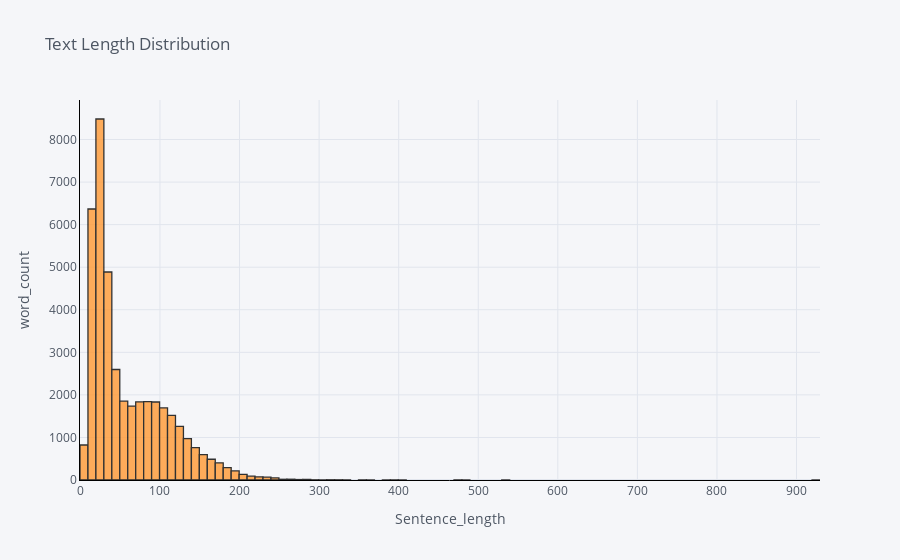

The notebook cell this image was saved under:
### Code cell
import cufflinks as cf
cf.go_offline()
cf.set_config_file(offline=False, world_readable=True)

df['word_count'].iplot(
    kind='hist',
    bins=100,
    xTitle='Sentence_length',
    linecolor='black',
    yTitle='word_count',
    title='Text Length Distribution')

### Figure 1 — Plotly figure (JSON) as saved in the notebook; plotly's stock layout.template omitted (floating-point values rounded to 4 significant figures; data arrays with more than 128 entries replaced by an {"elided": "..."} marker saying what was removed)
{"data": [{"histfunc": "count", "histnorm": "", "marker": {"color": "rgba(255, 153, 51, 1.0)", "line": {"color": "#000000", "width": 1.3}}, "name": "word_count", "nbinsx": 100, "opacity": 0.8, "orientation": "v", "type": "histogram", "x": {"elided": "40944 int values"}}], "layout": {"barmode": "overlay", "legend": {"bgcolor": "#F5F6F9", "font": {"color": "#4D5663"}}, "paper_bgcolor": "#F5F6F9", "plot_bgcolor": "#F5F6F9", "title": {"font": {"color": "#4D5663"}, "text": "Text Length Distribution"}, "xaxis": {"gridcolor": "#E1E5ED", "linecolor": "black", "showgrid": true, "tickfont": {"color": "#4D5663"}, "title": {"font": {"color": "#4D5663"}, "text": "Sentence_length"}, "zerolinecolor": "#E1E5ED"}, "yaxis": {"gridcolor": "#E1E5ED", "linecolor": "black", "showgrid": true, "tickfont": {"color": "#4D5663"}, "title": {"font": {"color": "#4D5663"}, "text": "word_count"}, "zerolinecolor": "#E1E5ED"}}}
